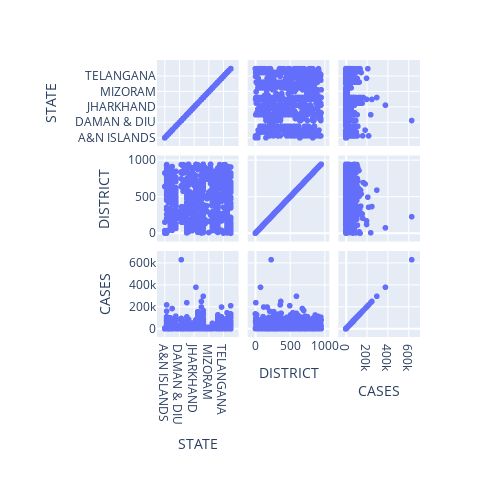

Notebook source saved alongside this figure:
### Code cell
fig = px.scatter_matrix(d,width=500, height=500)
fig.show()

### Figure 1 — Plotly figure (JSON) as saved in the notebook; plotly's stock layout.template omitted (floating-point values rounded to 4 significant figures; data arrays with more than 128 entries replaced by an {"elided": "..."} marker saying what was removed)
{"data": [{"dimensions": [{"axis": {"matches": true}, "label": "STATE", "values": {"elided": "1014 str values"}}, {"axis": {"matches": true}, "label": "DISTRICT", "values": {"elided": "1014 int values"}}, {"axis": {"matches": true}, "label": "CASES", "values": {"elided": "1014 int values"}}], "hovertemplate": "%{xaxis.title.text}=%{x}<br>%{yaxis.title.text}=%{y}<extra></extra>", "legendgroup": "", "marker": {"color": "#636efa", "symbol": "circle"}, "name": "", "showlegend": false, "type": "splom"}], "layout": {"dragmode": "select", "height": 500, "legend": {"tracegroupgap": 0}, "margin": {"t": 60}, "width": 500}}
